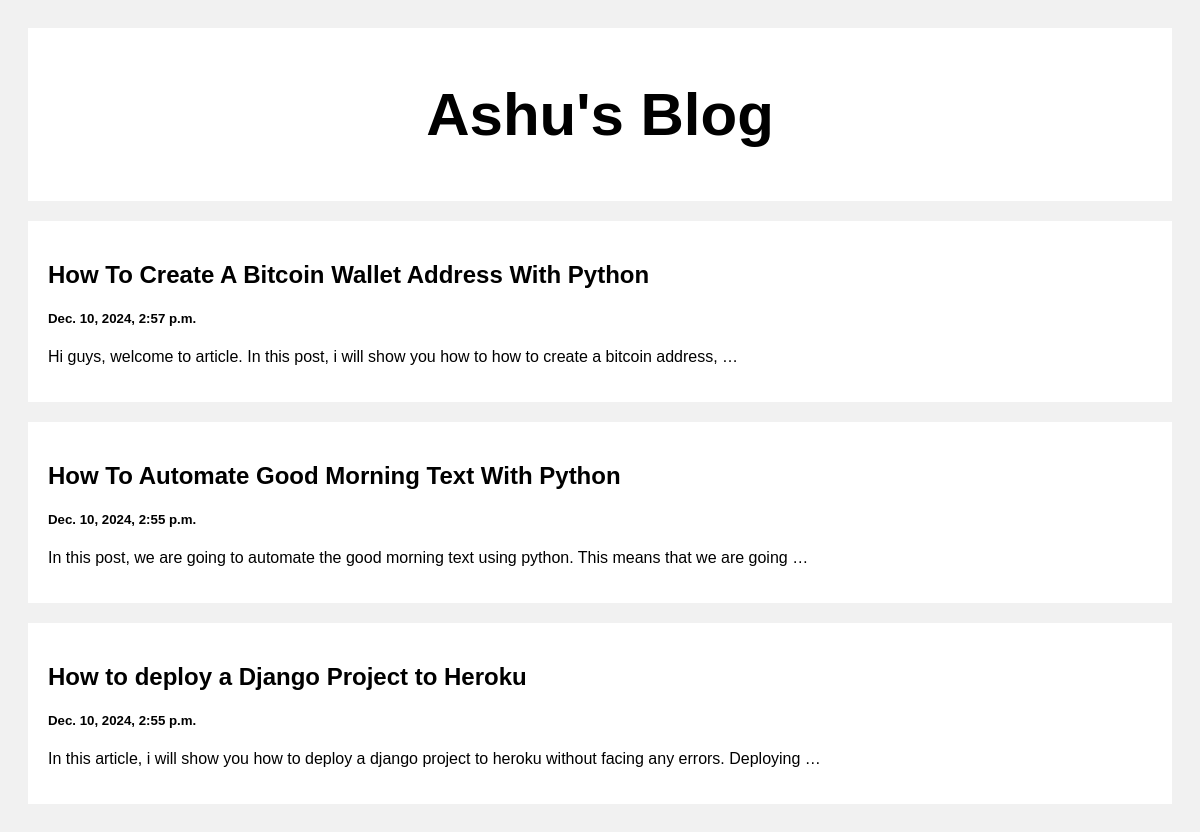
The page / on the database its author committed.
### posts/models.py (models this page shows)
class Post(models.Model):
    title = models.CharField(max_length=100)
    body= models.CharField(max_length=1000000)
    created_at = models.DateTimeField(default=datetime.now, blank=True)

### posts/views.py (the view)
# urls.py: path('', views.index, name='index'),
def index(request):
    posts= Post.objects.all()
    return render(request, 'index.html', {'posts':posts})

### templates/index.html (shortened to what this page needs)
<!DOCTYPE html>
<html>
<head>
</head>
<body>
<div class="header">
  <h2>Ashu's Blog</h2>
</div>
<div class="row">
  <div class="leftcolumn">
    {% for post in posts reversed %}
    <div class="card">
      <a style="text-decoration: none; color: black;" href="/post/{{post.id}}">
        <h2>{{post.title}}</h2>
        <h5>{{post.created_at}}</h5>
        <p>{{post.body|truncatewords:20}}</p>
      </a>
    </div>
    {% endfor %}
  </div>
</div>
</body>
</html>

### templates/index.html (style rules this page uses)
* { box-sizing: border-box; }
body { font-family: Arial; padding: 20px; background: #f1f1f1; }
.header { padding: 2px; font-size: 40px; text-align: center; background: white; }
.leftcolumn { float: left; width: 100%; }
.card { background-color: white; padding: 20px; margin-top: 20px; }
.row:after { content: ""; display: table; clear: both; }

### rows shown on the page
Post: title "How To Create A Bitcoin Wallet Address With Python", created_at "Dec. 10, 2024, 2:57 p.m.", body "Hi guys, welcome to article. In this post, i will show you how to how to create a bitcoin address, …"
Post: title "How To Automate Good Morning Text With Python", created_at "Dec. 10, 2024, 2:55 p.m.", body "In this post, we are going to automate the good morning text using python. This means that we are going …"
Post: title "How to deploy a Django Project to Heroku", created_at "Dec. 10, 2024, 2:55 p.m.", body "In this article, i will show you how to deploy a django project to heroku without facing any errors. Deploying …"
